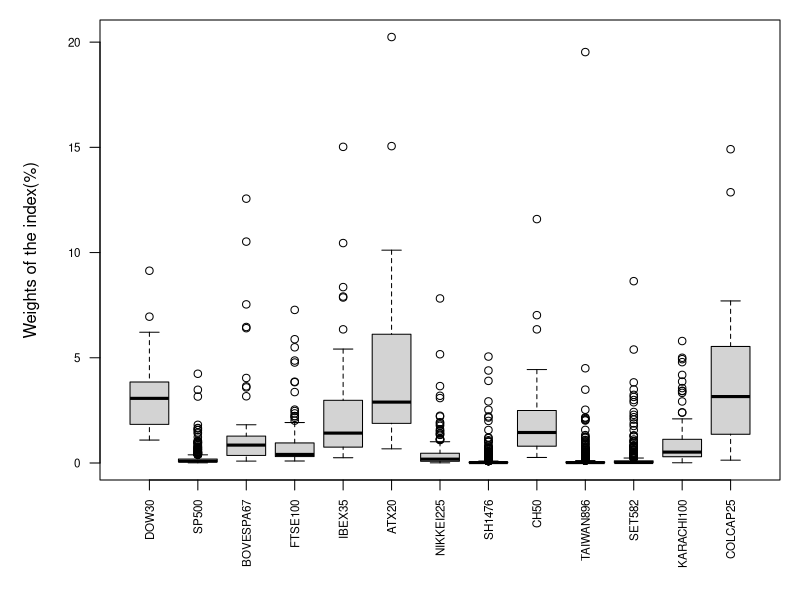

Write R code to recreate this figure.
rm(list=ls())

#######Leer datos de base###########
#install.packages("foreign")
#install.packages("highfrequency")
#install.packages("xts")
#install.packages("plyr")
#install.packages("ggplot2")

library(foreign)
#library(highfrequency)
library(xts)
library(plyr)
library(ggplot2)

#####################################
######Lectura de datos###############
#####################################

ws=read.csv("indxw.csv",sep=";") #Acciones se debe quitar CLH que no tiene datos

#pdf("Windx.pdf")
par(mar=c(6,5,1,1))
boxplot(ws, ylab="Weights of the index(%)",las=2,cex.axis=0.7)
#dev.off()
#meanW=colMeans(ws,na.rm=TRUE)
#vrna<-function(x){var(x,na.rm=TRUE)}
#varW=apply(ws,MARGIN = 2,vrna)



